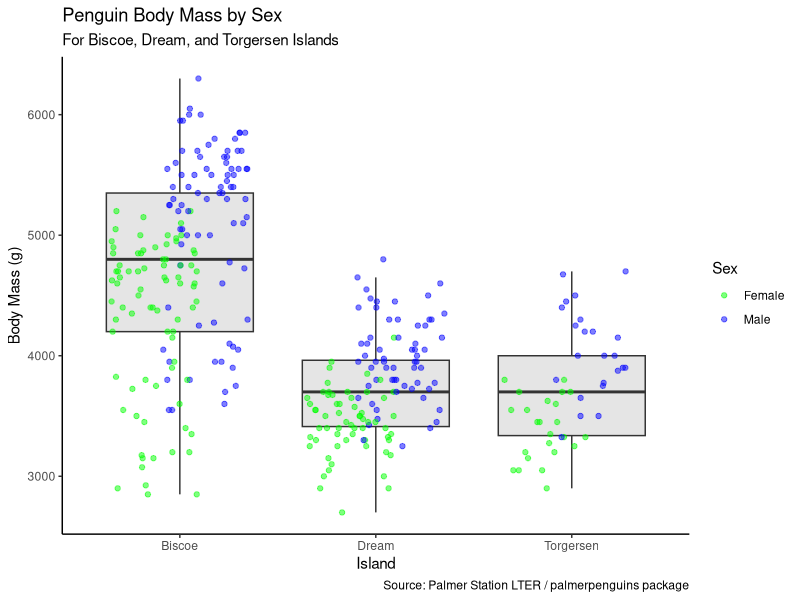

This chart was generated by the following R code: (Note: this script raises an error after producing the figure.)
### Week 3b: Penguin Plot Lab/Homework Assignment ###
### Created by: Emily Wilson ##########
### Updated on: 2021-02-10 ############

#### Load libraries ############################################
library(palmerpenguins)
library(tidyverse)
library(here)


### Load data ##################################################
# The data is part of the package and is called penguins
glimpse(penguins) 


###################################################################################################################################################################################################

### Lab/Homework: Make your own plot with the penguin data

penguin <- drop_na(penguins) #remove NAs so they don't show as an additional sex in the legend

ggplot(data = penguin,
       aes(x = island,
           y = body_mass_g))+
  geom_boxplot(fill = "grey90",  # overlay boxplot geom, change background fill to light grey so the boxplot sticks out more against white background
               outlier.shape = NA) + #remove that one outlier from the boxlot geom so it doesn't count twice when jitter geom is overlayed
  geom_jitter(data = penguin, #overlay jtter geom on top of boxplot geom
              aes(x = island,
                  y = body_mass_g,
                  color = sex), #color jittered points by sex
              alpha = 0.5, # make jittered points more transparent so you can see them all, even if they're overlapping
              position = position_jitterdodge(dodge = 0.5, jitter.width = 0.9)) + #separate the jittered values according to taste so they can be seen more easily
  labs(title = "Penguin Body Mass by Sex", # add title 
       subtitle = "For Biscoe, Dream, and Torgersen Islands", # add subtitle
       caption = "Source: Palmer Station LTER / palmerpenguins package", # ad caption with source for the data
       x = "Island", # capitlize x axis label
       y = "Body Mass (g)", # capitalize y axis label
       color = "Sex") + #capitalize legend title
  scale_color_manual(labels = c("Female", "Male"), # capitalize legend labels
                     values = c("green", "blue")) + # assign different colors to jittered values based on sex
  theme_classic() + # I love a good classic theme
  ggsave(here("Week_3","outputs","grouppenguinplot.png"), #tell R where to save this plot as a png
         width = 7, height = 5) #and tell R how big I want that plot/what dimensions


### Alternate violin plot, for funsies - we considered using this one, but liked the boxplot more ####################################################################################################

ggplot(data = penguin,
       aes(x = island,
           y = body_mass_g))+
  geom_violin(fill = "grey90") +  # overlay violin plot geom, change background fill to light grey so the boxplot sticks out more against white background
  geom_jitter(data = penguin, #overlay jtter geom on top of boxplot geom
              aes(x = island,
                  y = body_mass_g,
                  color = sex), #color jittered points by sex
              alpha = 0.5, # make jittered points more transparent so you can see them all, even if they're overlapping
              position = position_jitterdodge(dodge = 0.5, jitter.width = 0.9)) + #separate the jittered values according to taste so they can be seen more easily
  labs(title = "Penguin Body Mass by Sex", # add title 
       subtitle = "For Biscoe, Dream, and Torgersen Islands", # add subtitle
       caption = "Source: Palmer Station LTER / palmerpenguins package", # ad caption with source for the data
       x = "Island", # capitlize x axis label
       y = "Body Mass (g)", # capitalize y axis label
       color = "Sex") + #capitalize legend title
  scale_color_manual(labels = c("Female", "Male"), # capitalize legend labels
                     values = c("green", "blue")) + # assign different colors to jittered values based on sex
  theme_classic()  # I love a good classic theme

